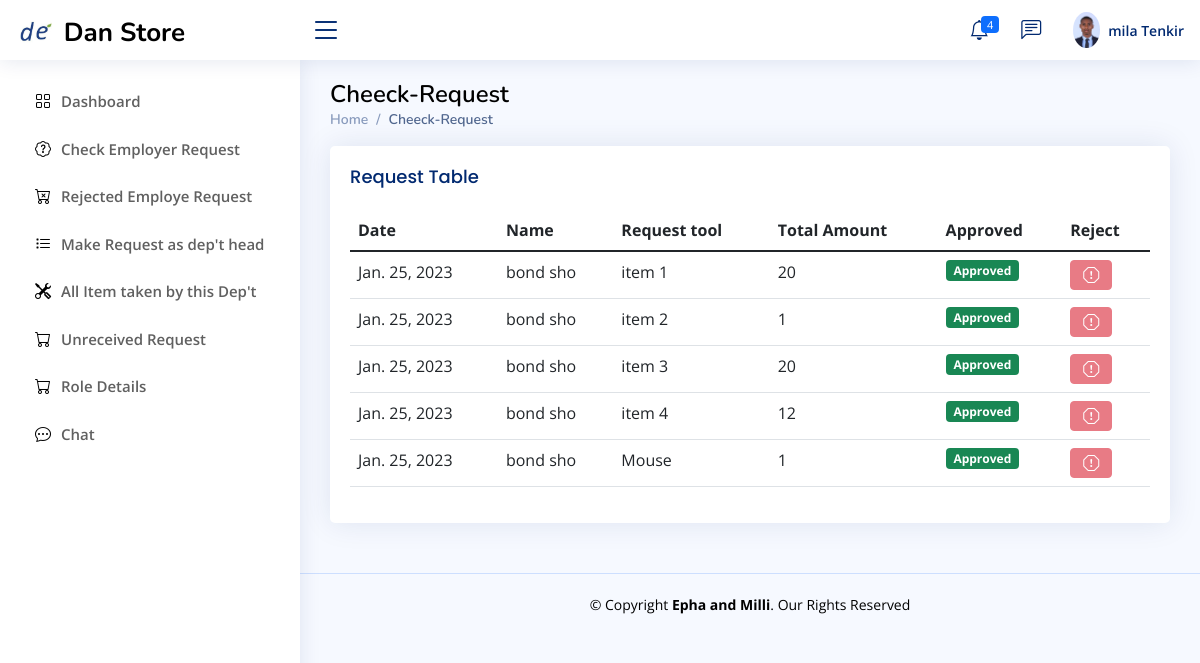
Page /department_head/check_request (signed in) on the earlier database version.
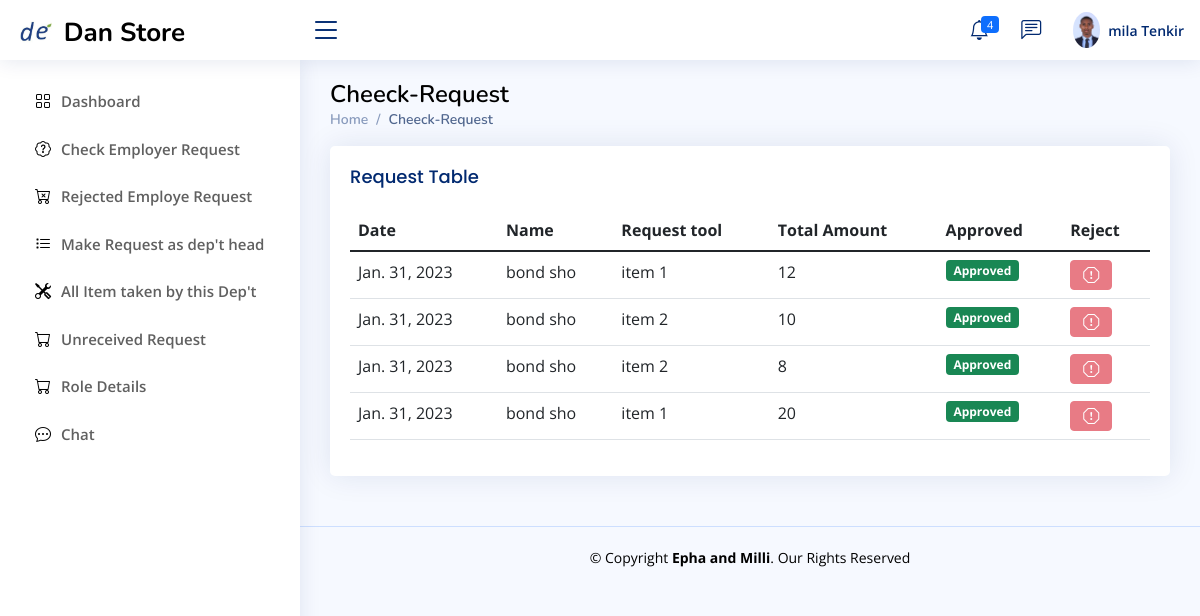
Same page on the later database version.
### Store_manager/models.py (models this page shows)
class employe_request_form1_permanent(models.Model):
    store_Keeper_action_choice=(
        ('Pending','Pending'),
        ('Allowed','Allowed'),
        ('Reject','Reject'),
        ('Received ','Received'),
    )
    dept_head_action_choice=(
        ('Pending','Pending'),
        ('Approved','Approved'),
        ('Rejected','Rejected'),
    )
    Recival_status=(
        ('Received ','Received'),
        ('Not_Received ','Not_Received'),
        ('Returned','Returned'),
    )
    request_store=models.ForeignKey(allStore,null=True,blank=True,on_delete=models.CASCADE)
    date=models.DateField(auto_now_add=True,null=True)
    dept_head_Action=models.CharField(max_length=200,null=True,choices=dept_head_action_choice,default='Pending')
    Store_Keeper_Action=models.CharField(max_length=200,null=True,choices=store_Keeper_action_choice,default='Pending')
    Recival_status_by_Employer=models.CharField(max_length=200,null=True,choices=Recival_status)
    Request_by=models.CharField(max_length=100,null=True,blank=True)
    Department=models.CharField(max_length=100,null=True,blank=True)
    checkd_by=models.ForeignKey(employ,null=True,blank=True,on_delete=models.CASCADE)
    Description=models.CharField(max_length=100,null=True,blank=True)
    unit=models.CharField(max_length=100,null=True,blank=True)
    req_qty=models.CharField(max_length=100,null=True,blank=True)
    Remark=models.CharField(max_length=100,null=True,blank=True)
    note=models.TextField(max_length=100,null=True,blank=True)
    Type_of_item=models.TextField(max_length=100,null=True,blank=True)
    Serial_No=models.TextField(max_length=100,null=True,blank=True)
    Unique_Name_No=models.TextField(max_length=100,null=True,blank=True)

### Department_Head/views.py (the view)
# urls.py: path('check_request',views.cheek_request,name="check_request"),
def cheek_request(request):
    curretnUser = request.user
    exploreU = employ.objects.get(user = curretnUser)
    me_with=exploreU
    admin=exploreU
    my_message=chatbot.objects.filter(me_with=me_with)
    all_request=employe_request_form1_permanent.objects.filter(checkd_by=exploreU)
    context={
        'all_request':all_request,
        'my_message':my_message,
        "admin":admin,
    }
    return render(request,'Department_head/check_request.html',context)

### Templates/Department_head/check_request.html
{% extends 'Department_head/D_base.html' %}
{% block d_head  %}
<main id="main" class="main">
    <div class="pagetitle">
      <h1 style="color: black">Cheeck-Request</h1>
      <nav>
        <ol class="breadcrumb">
          <li class="breadcrumb-item"><a href="{% url 'dept-dashboard' %}">Home</a></li>
          <li class="breadcrumb-item active">Cheeck-Request</li>
        </ol>
      </nav>
    </div>
    <section class="section">
        <div class="row">
          <div class="col-lg-12">
            <div class="card recent-sales overflow-auto">
                <div class="card-body">
                  <h5 class="card-title">Request Table</h5>
                  <table class="table datatable">
                    <thead>
                      <tr>
                        <th scope="col">Date</th>
                        <th scope="col">Name</th>
                        <th scope="col">Request tool</th>
                        <th scope="col">Total Amount</th>
                        <th scope="col">Approved</th>
                        <th scope="col">Reject</th>
                      </tr>
                    </thead>
                    <tbody>
                      {% for request in all_request %}
                      <tr>
                        <td>{{request.date}}</td>
                        <td>{{request.Request_by}}</td>
                        <td>{{request.Description}}</td>
                        <td>{{request.req_qty}}</td>
                        {% if request.dept_head_Action == 'Pending' %}
                        <td>
                          <a href="{% url 'aprove_request' request.id %}" class="btn btn-success"><i class="bi bi-check-circle"></i></a>
                        </td>
                         <td>
                          <a href="{% url 'reject_request' request.id %}" class="btn btn-danger"><i class="bi bi-exclamation-octagon"></i></a>
                         </td>
                       </tr>
                       {% elif request.dept_head_Action == 'Approved' %}
                        <td><span class="badge bg-success">{{request.dept_head_Action}}</span></td>
                        <td>
                          <button type="button" class="btn btn-danger" disabled><i class="bi bi-exclamation-octagon"></i></button>
                        </td>
                        {% elif request.dept_head_Action == 'Rejected' %}
                        <td>
                          <button type="button" class="btn btn-success" disabled> <i class="bi bi-check-circle"></i></button>
                      </td>
                        <td><span class="badge bg-danger">{{request.dept_head_Action}}</span></td>
                        {% endif %}
                      </tr>
                     {% endfor %}
                    </tbody>
                  </table>
                </div>
              </div>
         </div>
    </section>
  </main>
{% endblock %}

Differences in the rows shown:
removed employe_request_form1_permanent: date "Jan. 25, 2023", Request_by "bond sho", Description "item 1", req_qty "20", dept_head_Action "Approved"
removed employe_request_form1_permanent: date "Jan. 25, 2023", Request_by "bond sho", Description "item 2", req_qty "1", dept_head_Action "Approved"
removed employe_request_form1_permanent: date "Jan. 25, 2023", Request_by "bond sho", Description "item 3", req_qty "20", dept_head_Action "Approved"
removed employe_request_form1_permanent: date "Jan. 25, 2023", Request_by "bond sho", Description "item 4", req_qty "12", dept_head_Action "Approved"
removed employe_request_form1_permanent: date "Jan. 25, 2023", Request_by "bond sho", Description "Mouse", req_qty "1", dept_head_Action "Approved"
added employe_request_form1_permanent: date "Jan. 31, 2023", Request_by "bond sho", Description "item 1", req_qty "12", dept_head_Action "Approved"
added employe_request_form1_permanent: date "Jan. 31, 2023", Request_by "bond sho", Description "item 2", req_qty "10", dept_head_Action "Approved"
added employe_request_form1_permanent: date "Jan. 31, 2023", Request_by "bond sho", Description "item 2", req_qty "8", dept_head_Action "Approved"
added employe_request_form1_permanent: date "Jan. 31, 2023", Request_by "bond sho", Description "item 1", req_qty "20", dept_head_Action "Approved"
